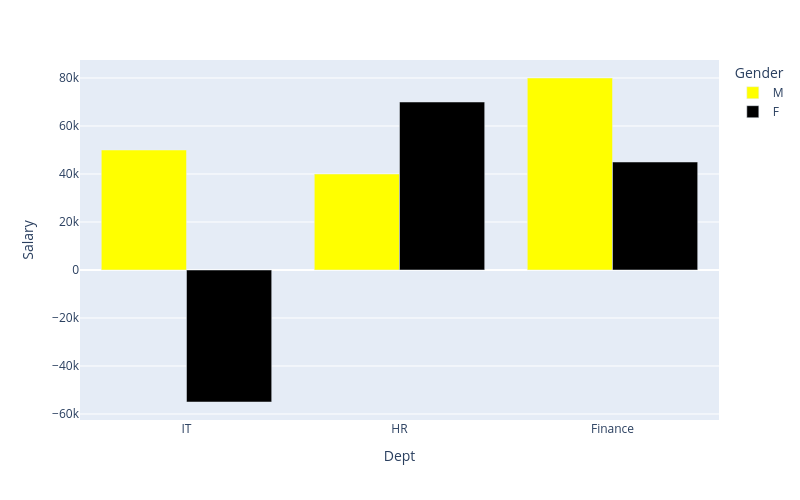

Notebook code for this chart:
### Code cell
fig=px.bar(df,x="Dept",y="Salary",barmode="group",color="Gender",width=800,height=500,
          hover_data=["ex"],color_discrete_map={"M":"yellow","F":"black"})
fig.show()

### Figure 1 — Plotly figure (JSON) as saved in the notebook; plotly's stock layout.template omitted (floating-point values rounded to 4 significant figures)
{"data": [{"alignmentgroup": "True", "customdata": [["1"], ["3"], ["5"]], "hovertemplate": "Gender=M<br>Dept=%{x}<br>Salary=%{y}<br>ex=%{customdata[0]}<extra></extra>", "legendgroup": "M", "marker": {"color": "yellow", "pattern": {"shape": ""}}, "name": "M", "offsetgroup": "M", "orientation": "v", "showlegend": true, "textposition": "auto", "type": "bar", "x": ["IT", "HR", "Finance"], "xaxis": "x", "y": [50000, 40000, 80000], "yaxis": "y"}, {"alignmentgroup": "True", "customdata": [["2"], ["4"], ["6"]], "hovertemplate": "Gender=F<br>Dept=%{x}<br>Salary=%{y}<br>ex=%{customdata[0]}<extra></extra>", "legendgroup": "F", "marker": {"color": "black", "pattern": {"shape": ""}}, "name": "F", "offsetgroup": "F", "orientation": "v", "showlegend": true, "textposition": "auto", "type": "bar", "x": ["IT", "HR", "Finance"], "xaxis": "x", "y": [-55000, 70000, 45000], "yaxis": "y"}], "layout": {"barmode": "group", "height": 500, "legend": {"title": {"text": "Gender"}, "tracegroupgap": 0}, "margin": {"t": 60}, "width": 800, "xaxis": {"anchor": "y", "autorange": true, "domain": [0, 1], "range": [-0.5, 2.5], "title": {"text": "Dept"}, "type": "category"}, "yaxis": {"anchor": "x", "autorange": true, "domain": [0, 1], "range": [-62500, 87500], "title": {"text": "Salary"}, "type": "linear"}}}
